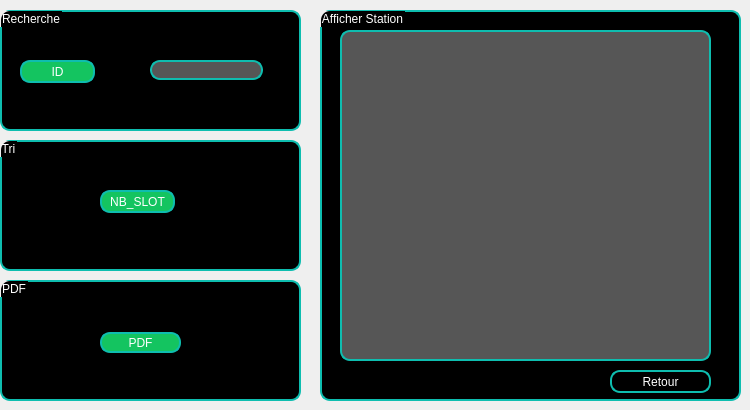
              <widget class="QWidget" name="tab2">
               <attribute name="icon">
                <iconset>
                 <normalon>:/images/img/list.svg</normalon>
                </iconset>
               </attribute>
               <attribute name="title">
                <string>Consulter Stations</string>
               </attribute>
               <widget class="QGroupBox" name="groupBox_14">
                <property name="geometry">
                 <rect>
                  <x>0</x>
                  <y>10</y>
                  <width>301</width>
                  <height>121</height>
                 </rect>
                </property>
                <property name="styleSheet">
                 <string notr="true">border:2px solid rgb(14,189,175);
border-radius:10px;
background:#000;
color:#fff;</string>
                </property>
                <property name="title">
                 <string>Recherche</string>
                </property>
                <widget class="QPushButton" name="recherche">
                 <property name="geometry">
                  <rect>
                   <x>20</x>
                   <y>50</y>
                   <width>75</width>
                   <height>23</height>
                  </rect>
                 </property>
                 <property name="styleSheet">
                  <string notr="true">border:2px solid rgb(14,189,175);
border-radius:10px;
background-color:rgb(20,196,96);
color:#fff;</string>
                 </property>
                 <property name="text">
                  <string>ID</string>
                 </property>
                </widget>
                <widget class="QLineEdit" name="id_recherche">
                 <property name="geometry">
                  <rect>
                   <x>150</x>
                   <y>50</y>
                   <width>113</width>
                   <height>20</height>
                  </rect>
                 </property>
                 <property name="styleSheet">
                  <string notr="true">border:2px solid rgb(14,189,175);
border-radius:10px;
background-color:rgb(86,86,86);
color:#fff;</string>
                 </property>
                </widget>
               </widget>
               <widget class="QGroupBox" name="groupBox_15">
                <property name="geometry">
                 <rect>
                  <x>0</x>
                  <y>140</y>
                  <width>301</width>
                  <height>131</height>
                 </rect>
                </property>
                <property name="styleSheet">
                 <string notr="true">border:2px solid rgb(14,189,175);
border-radius:10px;
background:#000;
color:#fff;</string>
                </property>
                <property name="title">
                 <string>Tri</string>
                </property>
                <widget class="QPushButton" name="tri">
                 <property name="geometry">
                  <rect>
                   <x>100</x>
                   <y>50</y>
                   <width>75</width>
                   <height>23</height>
                  </rect>
                 </property>
                 <property name="styleSheet">
                  <string notr="true">border:2px solid rgb(14,189,175);
border-radius:10px;
background-color:rgb(20,196,96);
color:#fff;</string>
                 </property>
                 <property name="text">
                  <string>NB_SLOT</string>
                 </property>
                </widget>
               </widget>
               <widget class="QGroupBox" name="groupBox_16">
                <property name="geometry">
                 <rect>
                  <x>0</x>
                  <y>280</y>
                  <width>301</width>
                  <height>121</height>
                 </rect>
                </property>
                <property name="styleSheet">
                 <string notr="true">border:2px solid rgb(14,189,175);
border-radius:10px;
background:#000;
color:#fff;</string>
                </property>
                <property name="title">
                 <string>PDF</string>
                </property>
                <widget class="QPushButton" name="pdf">
                 <property name="geometry">
                  <rect>
                   <x>100</x>
                   <y>52</y>
                   <width>81</width>
                   <height>21</height>
                  </rect>
                 </property>
                 <property name="styleSheet">
                  <string notr="true">border:2px solid rgb(14,189,175);
border-radius:10px;
background-color:rgb(20,196,96);
color:#fff;</string>
                 </property>
                 <property name="text">
                  <string>PDF</string>
                 </property>
                </widget>
               </widget>
               <widget class="QGroupBox" name="groupBox_17">
                <property name="geometry">
                 <rect>
                  <x>320</x>
                  <y>10</y>
                  <width>421</width>
                  <height>391</height>
                 </rect>
                </property>
                <property name="styleSheet">
                 <string notr="true">border:2px solid rgb(14,189,175);
border-radius:10px;
background:#000;
color:#fff;</string>
                </property>
                <property name="title">
                 <string>Afficher Station</string>
                </property>
                <widget class="QTableView" name="tab_afficher_2">
                 <property name="geometry">
                  <rect>
                   <x>20</x>
                   <y>20</y>
                   <width>371</width>
                   <height>331</height>
                  </rect>
                 </property>
                 <property name="styleSheet">
                  <string notr="true">border:2px solid rgb(14,189,175);
border-radius:10px;
background-color:rgb(86,86,86);
color:#fff;</string>
                 </property>
                </widget>
                <widget class="QPushButton" name="pushButton_5">
                 <property name="geometry">
                  <rect>
                   <x>290</x>
                   <y>360</y>
                   <width>101</width>
                   <height>23</height>
                  </rect>
                 </property>
                 <property name="text">
                  <string>Retour</string>
                 </property>
                </widget>
               </widget>
              </widget>
